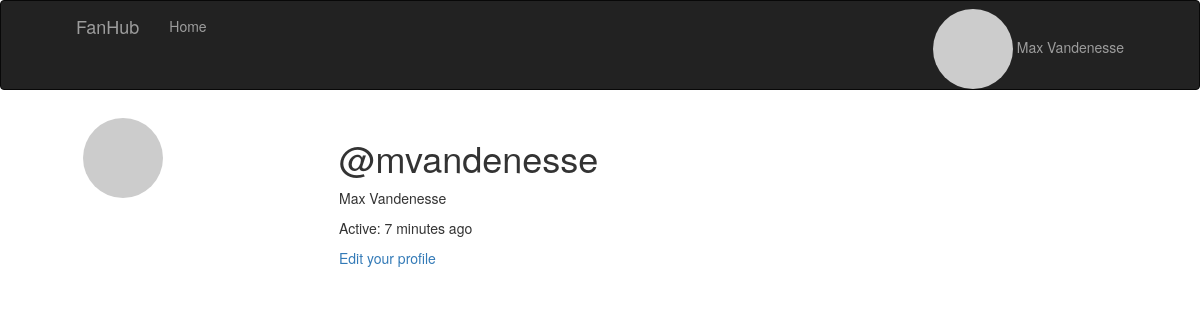
/user/mvandenesse (signed in), run on an earlier commit of the app's database.
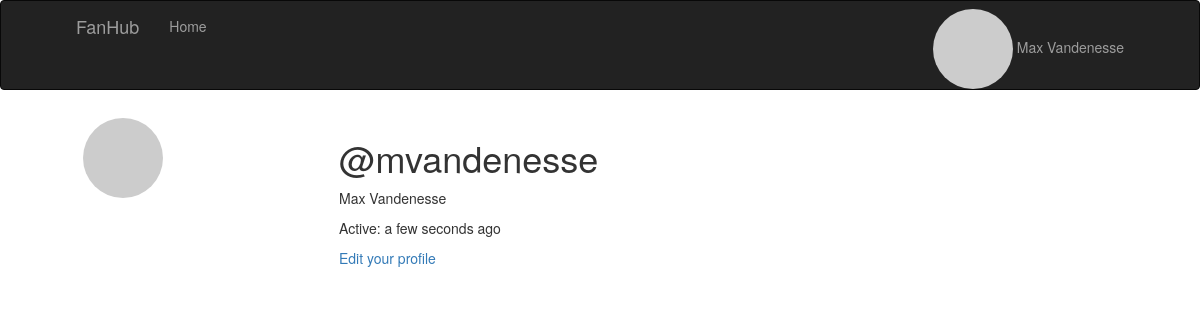
And on a later commit of the database.
### app/models.py (models this page shows, shortened)
class User(UserMixin, db.Model):
    id = db.Column(db.Integer, primary_key=True)
    username = db.Column(db.String(64), index=True, unique=True)
    email = db.Column(db.String(120), index=True, unique=True)
    password_hash = db.Column(db.String(128))
    about_me = db.Column(db.String(140))
    last_seen = db.Column(db.DateTime, default=datetime.utcnow)
    image_path = db.Column(db.String(1000))
    first_name = db.Column(db.String(120))
    last_name = db.Column(db.String(120))
    full_name = db.Column(db.String(240))
    def avatar(self, size, first_name, last_name):
        return 'https://ui-avatars.com/api/?size={}&name={}+{}'.format(
            size, first_name, last_name)

### app/routes.py (the view)
@app.route('/user/<username>')
@login_required
def user(username):
    user = User.query.filter_by(username=username).first_or_404()
    return render_template('user.html', user=user)

### app/models.py (called while the page is built)
@login.user_loader
def load_user(id):
    return User.query.get(int(id))

### app/routes.py (called while the page is built)
@app.before_request
def before_request():
    if current_user.is_authenticated:
        current_user.last_seen = datetime.utcnow()
        db.session.commit()

### app/templates/user.html (shortened to what this page needs)
 {% extends "base.html" %} {% block app_content %}
<table class="table body">
    <tr>
        <td width="256px">
            {% if user.image_path %}
            <img src={{user.image_path}} class="img-circle  " style="height: 256px; width: 256px;"> {% else %}
            <img src=" {{ user.avatar(256, user.first_name, user.last_name) }} " class="img-circle userTemplateProfileImage "> {% endif %}
        </td>
        <td>
            <h1>@{{ user.username }}</h1>
            <p>{{user.full_name}}</p>
             {% if user.last_seen %}
            <p>Active: {{ moment(user.last_seen).fromNow() }}{% endif %} {% if user == current_user %}
                <p>
                    <a class="removeUnderline" href="{{ url_for( 'edit_profile') }} ">Edit your profile</a>
                </p>
                {% endif %}
        </td>
    </tr>
</table>
{% endblock %}

### app/templates/base.html (shortened to what this page needs)
{% extends 'bootstrap/base.html' %}  {% block navbar %}
<link rel=" stylesheet " href="{{ url_for( 'static', filename='css/style.css' ) }} ">
<nav class="navbar navbar-inverse">
    <div class="container">
        <div class="navbar-header">
            <a class="navbar-brand" href="{{ url_for('index') }}">FanHub</a>
            <div class="collapse navbar-collapse" id="bs-example-navbar-collapse-1">
                <ul class="nav navbar-nav">
                    <li>
                        <a href="{{ url_for('index') }}">Home</a>
                    </li>
                </ul>
                <ul class="nav navbar-nav navbar-right">
                    {% if current_user.is_anonymous %}
                    <li>
                        <a href="{{ url_for('login') }}">Login</a>
                    </li>
                    {% else %}
                    <ul class="nav navbar-nav navbar-right">
                        <li class="dropdown">
                            <a href="#" class="dropdown-toggle" style="padding-top:0px !important;padding-bottom:0px !important;margin-top:8px;" data-toggle="dropdown"
                                role="button" aria-haspopup="true" aria-expanded="false">
                                {% if current_user.image_path %}
                                <img src={{current_user.image_path}} class="img-circle  " style="height: 35px; width: 35px;"> {{current_user.full_name}} {% else %}
                                <img src=" {{ current_user.avatar(35, current_user.first_name, current_user.last_name) }} " class="img-circle userTemplateProfileImage "> {{current_user.full_name}}{% endif %}
                            </a>
                        </li>
                    </ul>
                    {% endif %}
                </ul>
            </div>
        </div>
</nav>
{% endblock %} {% block content %}
<div class="container ">
      {% block app_content
    %}{% endblock %}
</div>{% endblock %}

### app/static/css/style.css (style rules this page uses)
.container { display: flex !important; flex-flow: column !important; height: auto !important; width: 90% !important; }
.table { margin-bottom: 0; width: -webkit-fill-available; }
.table>tbody>tr>td { border-top: 0px !important; }
.userTemplateProfileImage { height: 256 !important; width: 256 !important; }
.removeUnderline { text-decoration: none !important; }

What changed in the data, as far as the page shows it:
changed User "mvandenesse": last_seen "7 minutes ago" → "a few seconds ago"
